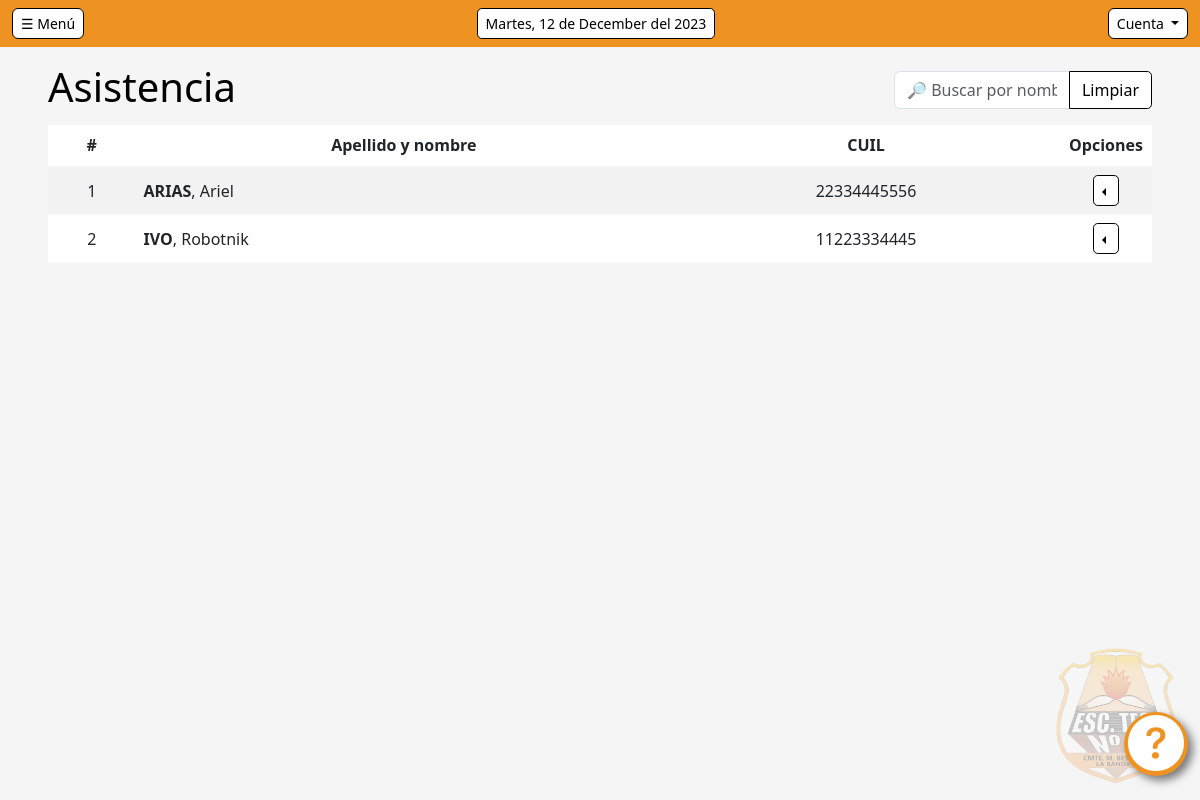
/gestion/Asistencia/ (signed in), run on an earlier commit of the app's database.
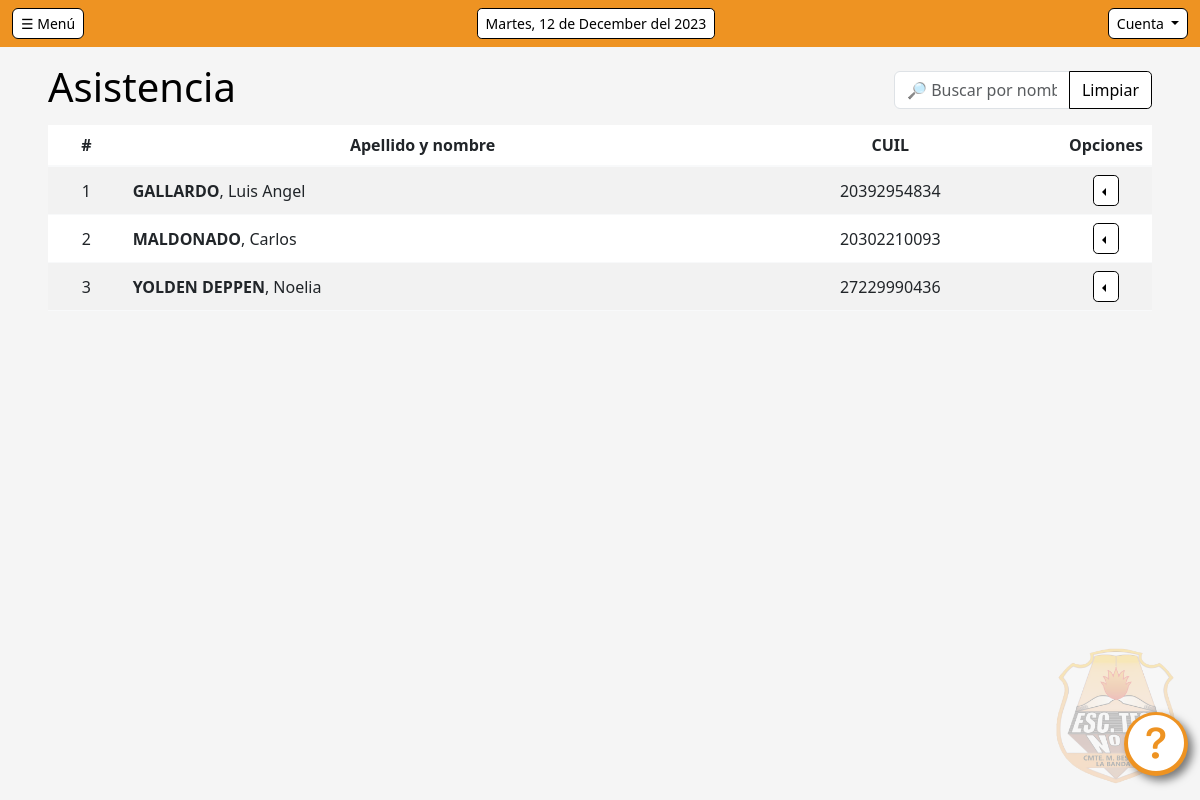
And on a later commit of the database.
### scd/models.py (models this page shows, shortened)
class Clase(models.Model):
    id_cla = models.AutoField(primary_key=True)
    id_hor = models.ForeignKey(Horario, on_delete=models.CASCADE)
    id_cur = models.ForeignKey(Curso, on_delete=models.CASCADE)
    id_dm = models.ForeignKey(doc_mat, on_delete=models.CASCADE)

class doc_mat(models.Model):
    id_dm = models.AutoField(primary_key=True)
    id_doc = models.ForeignKey(Docente, on_delete=models.CASCADE)
    id_mat = models.ForeignKey(Materia, on_delete=models.CASCADE)

class Docente(models.Model):
    id_doc = models.AutoField(primary_key=True)
    cuil = models.IntegerField(unique=True, blank=False)
    nombre = models.CharField(max_length=45, blank=False)
    apellido = models.CharField(max_length=30, blank=False)
    celular = models.CharField(max_length=15, blank=False)
    email = models.CharField(max_length=40, blank=False)
    domicilio = models.CharField(max_length=40, blank=False)
    localidad = models.CharField(max_length=30, blank=False)
    provincia = models.CharField(max_length=30, blank=False)
    genero = models.CharField(max_length=1, blank=False)
    estado = models.CharField(max_length=1, blank=False)

### scd/views.py (the view)
# urls.py: path('gestion/Asistencia/', views.gestionAsistencia, name='gestionAsistencia'),
@login_required
@user_passes_test(user_has_required_group, login_url='access_denied')
def gestionAsistencia(request):
    fecha_actual = datetime.now()
    dias_abreviados = {
        'Monday': 'L',
        'Tuesday': 'M',
        'Wednesday': 'X',
        'Thursday': 'J',
        'Friday': 'V',
    }
    nombre_dia = fecha_actual.strftime('%A')  # Devuelve "Monday", ..., "Friday", etc
    dia = dias_abreviados.get(nombre_dia, 'SD')
    if dia != 'SD':
        clases = Clase.objects.filter(id_hor__dia=dia).order_by('id_dm__id_doc__apellido')
    else:
        clases = Clase.objects.all().order_by('id_dm__id_doc__apellido')
    docentes_set = set()
    clases_unicas = []
    for clase in clases:
        docente = clase.id_dm.id_doc
        if docente not in docentes_set:
            docentes_set.add(docente)
            clases_unicas.append(clase)
    return render(request, 'Asistencia/gestionAsistencia.html', {'clases_unicas':clases_unicas, 'clases':clases}) #'docentes':docentes,

### accounts/views.py (called while the page is built)
def user_has_required_group(user):
    return user.groups.filter(name='Preceptor').exists() or user.groups.filter(name='Administrador').exists()

### scd/templatetags/custom_filters.py (called while the page is built)
@register.filter(name='has_group')
def has_group(user, group_name):
    return user.groups.filter(name=group_name).exists()

### scd/templates/Asistencia/gestionAsistencia.html (shortened to what this page needs)
{% extends "base.html" %}
{% load static %}
{% block body %}
<div class="">
    <div class="row">
        <div class="col-lg">
            <h1>Asistencia</h1>
        </div>
        <div class="col">
        </div>
        <div class="col-lg-3 mt-2">
            <form id="miFormulario">
                <div class="input-group mb-3">
                    <input type="text" id="cuadro-busqueda" class="form-control" placeholder="🔎 Buscar por nombre">
                    <input id="botonBorrar" type="reset" class="btn btn-outline-secondary" value="Limpiar">
                </div>
            </form>
        </div>
    </div>
    <div class="table-responsive">
        <div class="scroll-box">
            <table class="table table-striped" id="tabla-registros">
                <thead>
                     <tr>
                        <th class="col txt-datos">#</th>
                        <th class="col txt-datos">Apellido y nombre</th>
                        <th class="col txt-datos">CUIL</th>
                        <th class="col-1 txt-datos">Opciones</th>
                    </tr>
                </thead>
                <tbody class="table-group-divider border-light">
                    {% for c in clases_unicas %}
                        <tr id="registro" data-nombre="{{ c.id_dm.id_doc.nombre | lower }}" data-apellido="{{ c.id_dm.id_doc.apellido | lower }}">
                            <td class="txt-datos txt-centrado">{{forloop.counter}}</td>
                            <td class="txt-datos"><strong>{{c.id_dm.id_doc.apellido | upper }}</strong>, {{c.id_dm.id_doc.nombre}}</td>
                            <td class="txt-datos txt-centrado">{{c.id_dm.id_doc.cuil}}</td>
                            <td class="txt-centrado">
                                <div class="btn-group dropstart">
                                    <button class="btn btn-primary btn-sm dropdown-toggle" type="button" data-bs-toggle="dropdown" aria-expanded="false"></button>
                                </div>
                            </td>
                        </tr>
                        <div class="modal fade" id="ModalFormulario{{forloop.counter}}" tabindex="-1" aria-labelledby="exampleModalLabel" aria-hidden="true">
                    {% endfor %}
                </tbody>
            </table>
        </div>
    </div>
</div>
{% endblock %}

### scd/templates/base.html (shortened to what this page needs)
<!DOCTYPE html>
<html lang="es">
  <head>
    {% load static %}
    {% load custom_filters %}
    <link href="https://cdn.jsdelivr.net/npm/bootstrap@5.3.0-alpha3/dist/css/bootstrap.min.css" rel="stylesheet"/>
    <link rel="stylesheet" href="{% static 'css/SCD.css' %}" />
    <link rel="stylesheet" href="https://cdnjs.cloudflare.com/ajax/libs/font-awesome/5.11.2/css/all.min.css">
    <link rel="stylesheet" href="https://cdn.jsdelivr.net/npm/bootstrap-icons@1.11.2/font/bootstrap-icons.min.css">
  </head>
  <body>
      <div class="circulo-ayuda"></div>
      <a href="{% url 'ayuda' %}" class="" target="_blank"><i class="bi bi-question-circle-fill txt-ayuda"></i></a>
    <nav class="navbar navbar-menu">
      <div class="container-fluid justify-content-between">
        {% if user.is_authenticated %}
          {% if user|has_group:"Docente" %}
            <a class="btn btn-primary btn-sm border border-black rounded disabled">
              ☰ Menú
            </a>
            <span class="bg-light letra-blanca p-1 rounded-1 small" id="fecha-actual">🕒</span>
            <div class="">
              <div class="btn-group">
                <button type="button" class="btn btn-primary btn-sm dropdown-toggle border border-black rounded" data-bs-toggle="dropdown" data-bs-auto-close="outside" aria-expanded="false">
                  Cuenta
                </button>
                <ul class="dropdown-menu dropdown-menu-end txt-centrado">
                  {% if request.user.is_authenticated %}
                    <li>
                      <div class="">
                        <span class="">
                          {{ user.username | upper }}
                        </span>
                      </div>
                    </li>
                    <li><hr class="dropdown-divider"></li>
                    <li>
                      <div class="">
                        <a class="btn btn-danger" href="{% url 'logout' %}">🚪Cerrar sesión</a>
                      </div>
                    </li>
                  {% else %}
                    <li>
                      <div class="">
                        <a class="btn btn-success" href="{% url 'signin' %}">🚪Iniciar sesión</a>
                      </div>
                    </li>
                  {% endif %}
                </ul>
              </div>
            </div>
            {% else %}
            <a class="btn btn-primary btn-sm border border-black rounded" data-bs-toggle="offcanvas" data-bs-target="#offcanvasDarkNavbar" aria-controls="offcanvasDarkNavbar" aria-label="Toggle navigation">
              ☰ Menú
            </a>
            <div class="" data-bs-toggle="tooltip" data-bs-placement="bottom" data-bs-title="Hacé clic sobre mí para acceder al calendario!">
              <a class="btn btn-light btn-sm letra-blanca" id="fecha-actual" href="{% url 'calendario' %}">🕒</a>
            </div>
            <div class="">
              <div class="btn-group">
                <button type="button" class="btn btn-primary btn-sm dropdown-toggle border border-black rounded" data-bs-toggle="dropdown" data-bs-auto-close="outside" aria-expanded="false">
                  Cuenta
                </button>
              </div>
            </div>
          {% endif %}
        {% endif %}
      </div>
    </nav>
    <div class="margen-body">
      {% block body %}
      {% endblock %}
    </div>
    <div class="logo-escuela"></div>
  </body>
</html>

### scd/static/css/SCD.css (style rules this page uses)
body { min-height: 100vh; background-size: cover; background-position: center; user-select: none; }
a { text-decoration: none; color: inherit; }
.margen-body { margin-left: 3rem; margin-right: 3rem; margin-top: 1rem; }
th { text-align: center; vertical-align: middle; }
td { vertical-align: middle; }
.txt-centrado { text-align: center; vertical-align: middle; }
.logo-escuela { background-image: url('../img/logo_escuela.png'); background-position: right bottom; background-repeat: no-repeat; background-size: auto 8.5rem; opacity: 0.25; position: fixed; bottom: 1rem; right: 1rem; width: 10rem; height: 10rem; z-index: -1; }
.scroll-box { max-height: 33rem; overflow-y: auto; }
.circulo-ayuda { position: fixed; bottom: 1.5rem; right: .75rem; z-index: 9998; width: 4rem; height: 4rem; background-color: #ee9322; border-radius: 50%; box-shadow: .3rem .3rem .5rem 0rem rgba(0, 0, 0, 0.5); }
.txt-ayuda { position: fixed; bottom: 1rem; right: 1rem; z-index: 9999; font-size: 3.5rem; color: white; background-color: rgba(238, 147, 34, 0); transition: color 0.1s ease-in-out, background-color 0.1s ease-in-out; }
.btn { background-color: white; color: black; border: .06rem; border-style: solid; border-color: black; border-radius: .3rem; }
body { background: whitesmoke; }
thead { background-color: #ee9322; }
.navbar-menu { background:#ee9322; }
h1, h2, h3, h4, h5 { font-family:'Segoe UI'; color: black; }
.letra-blanca { font-family:'Segoe UI'; color: black; }
.txt-datos { font-family:'Segoe UI'; color: black; }
* { scrollbar-width: thin; scrollbar-color: #a76718 #FFFFFF; }

What changed in the data, as far as the page shows it:
removed Clase: id_dm.id_doc.apellido "ARIAS", id_dm.id_doc.nombre "Ariel", id_dm.id_doc.cuil "22334445556"
removed Clase: id_dm.id_doc.apellido "IVO", id_dm.id_doc.nombre "Robotnik", id_dm.id_doc.cuil "11223334445"
added Clase: id_dm.id_doc.apellido "GALLARDO", id_dm.id_doc.nombre "Luis Angel", id_dm.id_doc.cuil "20392954834"
added Clase: id_dm.id_doc.apellido "MALDONADO", id_dm.id_doc.nombre "Carlos", id_dm.id_doc.cuil "20302210093"
added Clase: id_dm.id_doc.apellido "YOLDEN DEPPEN", id_dm.id_doc.nombre "Noelia", id_dm.id_doc.cuil "27229990436"
